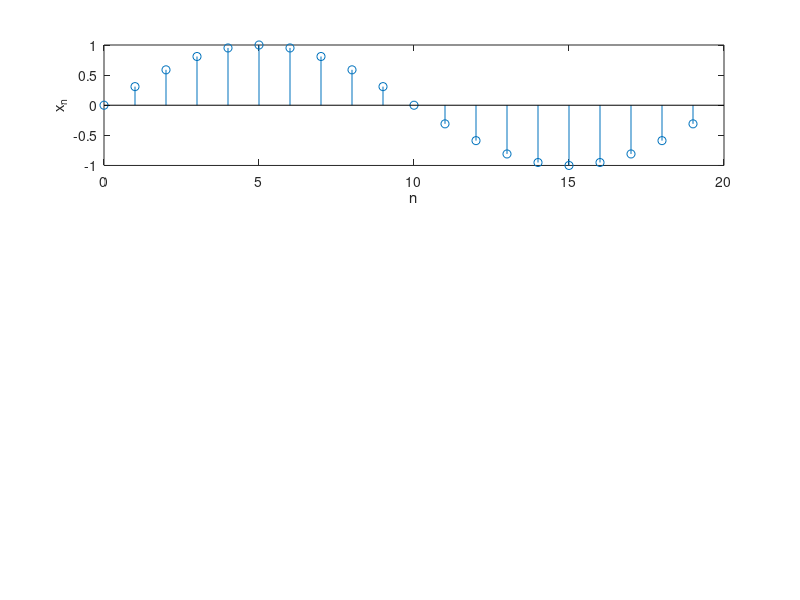

MATLAB code for this plot: (Note: this script raises an error after producing the figure.)
clear; clc;
Omega = 0.1*pi;
N_0 = 2*pi/Omega; n = (0:N_0-1);
x_n = sin(0.1*pi*n);

subplot(3 ,1 ,1); stem(n , x_n);
xlabel ( 'n' ) ; ylabel ( 'x_n' );
legend('Sinal de entrada',-1);

X_k = fft(x_n)/N_0;
k = n;

subplot(3 ,1 ,2); stem(k,abs(X_k/N_0)) ;
xlabel ('k'); ylabel ('|X_k|');
legend('SFTD pela FFT',-1);

subplot(3 ,1 ,3); stem(k,angle(sign(round(X_k))));
xlabel ('k'); ylabel ('<X_k');
legend('Fase pela FFT',-1);